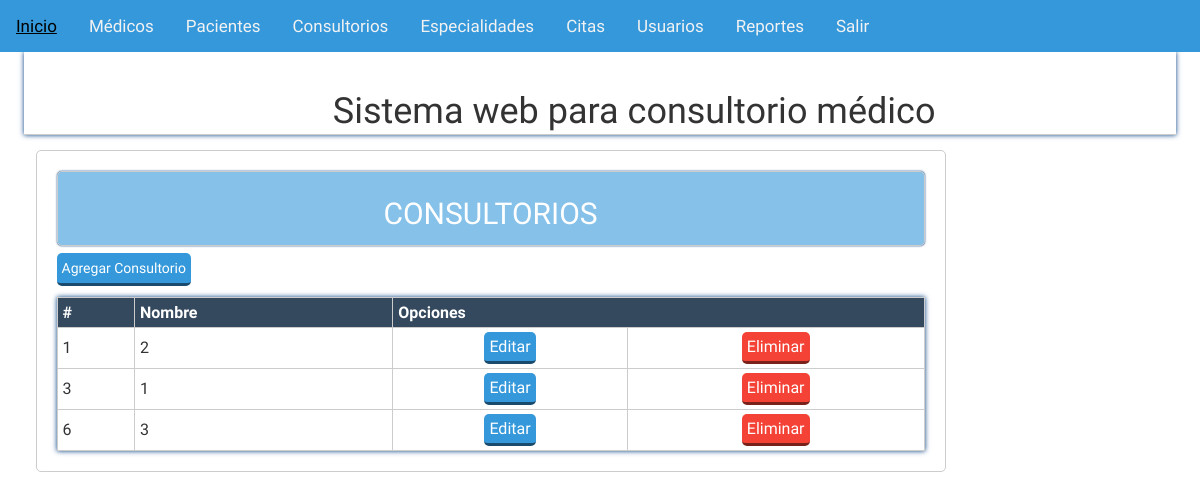
/Consultorio1/vista/consultorios_vista.php, run on the app's committed database.
### tables this page shows
CREATE TABLE `consultorios` (
  `idConsultorio` int(11) NOT NULL AUTO_INCREMENT,
  `conNombre` char(15) NOT NULL,
  PRIMARY KEY (`idConsultorio`),
  UNIQUE KEY `conNombre` (`conNombre`)
);

### Consultorio1/vista/consultorios_vista.php (the view, shortened to what this page needs)
<?php
try{
	$conexion = new PDO('mysql:host=localhost;dbname=centromedico','root','12345');
}catch(PDOException $e){
	echo "Error: ". $e->getMessage();
}
$consulta = $conexion -> prepare("
	SELECT * FROM consultorios order by idconsultorio limit 5");
$consulta ->execute();
$consulta = $consulta ->fetchAll();
?>
<?php include 'plantillas/header.php'; ?>
	<section class="main">
		<div class="wrapp">
			<?php include 'plantillas/nav.php'; ?>
				<article>
					<div class="mensaje">
						<h2>CONSULTORIOS</h2>
					</div>
						<a class="agregar" href="agregarconsultorios.php">Agregar Consultorio</a>
						<table class="tabla">
						  <tr>
							<th>#</th>
							<th>Nombre</th>
							<th colspan="2">Opciones</th>
						  </tr>
						<?php foreach ($consulta as $Sql): ?>
						<tr>
						<?php echo "<td>". $Sql['idConsultorio']. "</td>"; ?>
						<?php echo "<td>". $Sql['conNombre']. "</td>"; ?>
                        <?php echo "<td class='centrar'>"."<a href='actualizarconsultorio.php?idConsultorio=".$Sql['idConsultorio']."' class='editar'>Editar</a>". "</td>"; ?>
						<?php echo "<td class='centrar'>"."<a onclick=msg(".$Sql['idConsultorio'].") class='eliminar'>Eliminar</a>". "</td>"; ?>
						</tr>
						<?php endforeach; ?>
						</table>
				</article>
	</section>
<?php include 'plantillas/footer.php'; ?>
</body>
</html>

### Consultorio1/css/estiloss.css (style rules this page uses)
* { -webkit-box-sizing: border-box; -moz-box-sizing: border-box; box-sizing: border-box; margin:0px; padding:0px; font-family: 'Antic', sans-serif; }
body { background: rgba(0,0,0,.01); color:#000; }
.wrapp { padding: 0% 2%; width:100%; margin:auto; overflow: hidden; text-align:cente }
.mensaje { background: #85C1E9; padding:5px; color:#fff; border-radius:5px; text-align: center; font-size: 1.5em; margin-bottom: 5px; box-shadow: 0 0px 2px #013D82 !important; }
article a { display:block; font-weight: normal; }
article { margin: 10px 0px; margin-left:1%; float: left; width: 79%; padding:20px; background: rgb(255, 255, 255); border-radius:5px; }
article,aside, .mensaje { border:1px solid #ccc; }
article a { margin: 2px 0px; display:inline-block; padding: 5px; color: white; border-radius:5px; cursor:pointer; border-bottom: 3px solid rgba(0, 0, 0,.5); width:auto; text-decoration:none; text-align:center; position: relative; }
article .agregar { background:#3498DB; }
article .editar { background:#3498DB; }
article .eliminar { background:#F44336; }
footer li,a { text-decoration: none; color: #fff; }
.tabla { box-shadow: 0 0px 5px #013D82 !important; width:100%; margin-top: 1%; border-collapse: collapse; }
.tabla th { background: #34495E; padding: 5px; color:white; }
.centrar { text-align: center; }
.tabla td { padding: 2px 5px; }
.tabla td,th { border:1px solid #ccc; }
a, .Dra { color: #34495E; }

### data on the page
consultorios: idConsultorio "1", conNombre "2"
consultorios: idConsultorio "3", conNombre "1"
consultorios: idConsultorio "6", conNombre "3"
